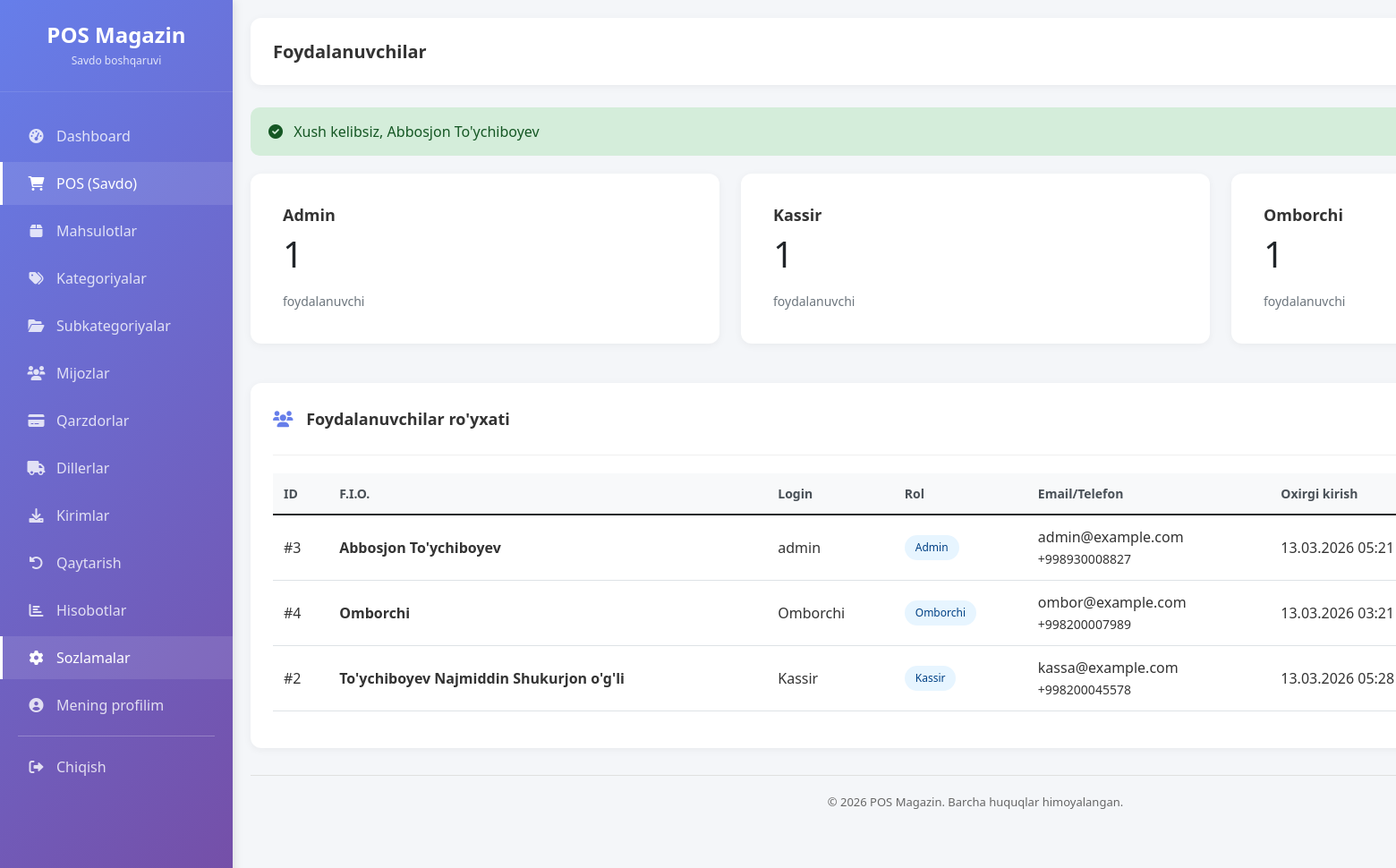
Page /settings/users (signed in) on the earlier database version.
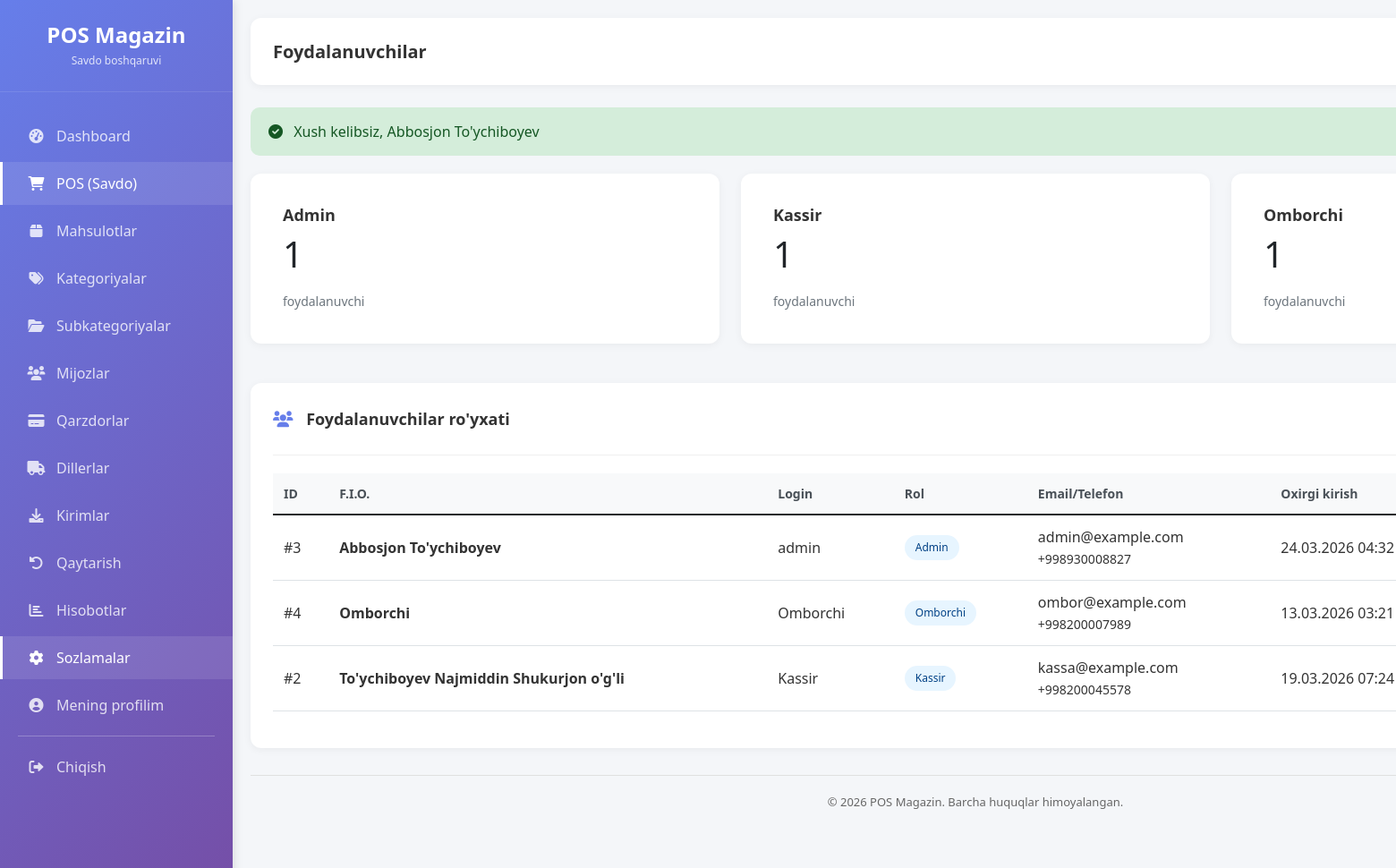
Same page on the later database version.
### tables this page shows
CREATE TABLE `foydalanuvchilar` (
  `id` int(20) UNSIGNED NOT NULL,
  `rol_id` bigint(20) UNSIGNED NOT NULL,
  `fio` varchar(120) NOT NULL,
  `email` varchar(120) DEFAULT NULL,
  `telefon` varchar(30) DEFAULT NULL,
  `login` varchar(60) NOT NULL,
  `parol_hash` varchar(255) NOT NULL,
  `faol` tinyint(1) NOT NULL DEFAULT 1,
  `oxirgi_kirish_vaqt` timestamp NULL DEFAULT NULL,
  `yaratilgan_vaqt` timestamp NULL DEFAULT current_timestamp(),
  `yangilangan_vaqt` timestamp NULL DEFAULT current_timestamp() ON UPDATE current_timestamp(),
  `ochirilgan_vaqt` timestamp NULL DEFAULT NULL
);

CREATE TABLE `rollar` (
  `id` bigint(20) UNSIGNED NOT NULL,
  `nomi` varchar(50) NOT NULL,
  `izoh` varchar(255) DEFAULT NULL,
  `yaratilgan_vaqt` timestamp NULL DEFAULT current_timestamp(),
  `yangilangan_vaqt` timestamp NULL DEFAULT current_timestamp() ON UPDATE current_timestamp()
);

### app/Controllers/Controller.php (called while the page is built, shortened)
<?php
abstract class Controller {
    protected function view($view, $data = [], $layout = 'main') {
        $viewPath = APP_PATH . '/Views/pages/' . $view . '.php';
        extract($data);
        require $viewPath;
    }
}

### app/Controllers/SettingController.php (called while the page is built, shortened)
<?php
class SettingController extends Controller {
    private $userModel;
    private $roleModel;
    public function __construct() {
        $this->userModel = new User();
        $this->roleModel = new Role();
    }
    public function users() {
        $users = $this->userModel->all();
        $roles = $this->roleModel->getAllWithCount();
        $this->view('settings/users', [
            'users' => $users,
            'roles' => $roles
        ]);
    }
}

### config/database.php (called while the page is built)
<?php
class Database {
    private static $connection = null;
    public static function getInstance() {
        if (self::$connection === null) {
            try {
                $host = getenv('DB_HOST') ?: 'localhost';
                $dbname = getenv('DB_NAME') ?: 'pos_magazin_uz';
                $user = getenv('DB_USER') ?: 'root';
                $pass = getenv('DB_PASS') ?: '';
                $dsn = "mysql:host=$host;dbname=$dbname;charset=utf8";
                self::$connection = new PDO($dsn, $user, $pass);
                self::$connection->setAttribute(PDO::ATTR_ERRMODE, PDO::ERRMODE_EXCEPTION);
            } catch (PDOException $e) {
                die("Database xatosi: " . $e->getMessage());
            }
        }
        return self::$connection;
    }
}

### app/Models/Model.php (called while the page is built, shortened)
<?php
abstract class Model {
    public function __construct() {
        $this->db = \Database::getInstance();
    }
}

### app/Models/Role.php (called while the page is built, shortened)
<?php
class Role extends Model {
    protected $table = 'rollar';
    public function getAllWithCount() {
        $stmt = $this->db->query("
            SELECT
                r.*,
                (SELECT COUNT(*) FROM foydalanuvchilar WHERE rol_id = r.id AND ochirilgan_vaqt IS NULL) as users_count
            FROM {$this->table} r
            ORDER BY r.id ASC
        ");
        return $stmt->fetchAll();
    }
}

### app/Models/User.php (called while the page is built, shortened)
<?php
class User extends Model {
    protected $table = 'foydalanuvchilar';
    public function all($orderBy = 'fio', $direction = 'ASC') {
        try {
            $stmt = $this->db->prepare("SHOW COLUMNS FROM {$this->table} LIKE 'ochirilgan_vaqt'");
            $stmt->execute();
            $hasSoftDelete = $stmt->fetch() ? true : false;
            if ($hasSoftDelete) {
                $sql = "SELECT u.*, r.nomi as rol_nomi
                        FROM {$this->table} u
                        LEFT JOIN rollar r ON u.rol_id = r.id
                        WHERE u.ochirilgan_vaqt IS NULL
                        ORDER BY u.{$orderBy} {$direction}";
            } else {
                $sql = "SELECT u.*, r.nomi as rol_nomi
                        FROM {$this->table} u
                        LEFT JOIN rollar r ON u.rol_id = r.id
                        ORDER BY u.{$orderBy} {$direction}";
            }
            $stmt = $this->db->query($sql);
            return $stmt->fetchAll();
        } catch (\PDOException $e) {
            $sql = "SELECT u.*, r.nomi as rol_nomi
                    FROM {$this->table} u
                    LEFT JOIN rollar r ON u.rol_id = r.id
                    ORDER BY u.{$orderBy} {$direction}";
            $stmt = $this->db->query($sql);
            return $stmt->fetchAll();
        }
    }
}

### app/Views/pages/settings/users.php (the view, shortened to what the changed rows need)
<div class="row mb-4">
    <?php foreach ($roles as $role): ?>
    <div class="col-md-4">
        <div class="card">
            <div class="card-body">
                <h5 class="card-title"><?= htmlspecialchars($role['nomi']) ?></h5>
                <p class="card-text display-6"><?= $role['users_count'] ?></p>
                <small class="text-muted">foydalanuvchi</small>
            </div>
        </div>
    </div>
    <?php endforeach; ?>
</div>
<div class="content-card">
    <div class="card-header">
        <div class="card-title">
            <i class="fas fa-users"></i> Foydalanuvchilar ro'yxati
        </div>
    </div>
    <div class="table-responsive">
        <table class="table table-hover">
            <thead>
                <tr>
                    <th>ID</th>
                    <th>F.I.O.</th>
                    <th>Login</th>
                    <th>Rol</th>
                    <th>Email/Telefon</th>
                    <th>Oxirgi kirish</th>
                </tr>
            </thead>
            <tbody>
                <?php foreach ($users as $user): ?>
                <tr>
                    <td>#<?= $user['id'] ?></td>
                    <td>
                        <strong><?= htmlspecialchars($user['fio']) ?></strong>
                    </td>
                    <td><?= htmlspecialchars($user['login']) ?></td>
                    <td>
                        <span class="role-badge"><?= htmlspecialchars($user['rol_nomi']) ?></span>
                    </td>
                    <td>
                        <?= $user['email'] ?? '' ?><br>
                        <small><?= $user['telefon'] ?? '' ?></small>
                    </td>
                    <td>
                        <?= $user['oxirgi_kirish_vaqt'] ? date('d.m.Y H:i', strtotime($user['oxirgi_kirish_vaqt'])) : '-' ?>
                    </td>
                </tr>
                <?php endforeach; ?>
            </tbody>
        </table>
    </div>
</div>

### public/index.php (shortened to what the changed rows need)
<?php
require_once __DIR__ . '/../config/database.php';
spl_autoload_register(function ($class) {
    $prefix = 'App\\';
    $base_dir = APP_PATH . '/';
    $len = strlen($prefix);
    $relative_class = substr($class, $len);
    $file = $base_dir . str_replace('\\', '/', $relative_class) . '.php';
});
$requestUri = $_SERVER['REQUEST_URI'];
$basePath = '/new-pos';
if (strpos($requestUri, $basePath) === 0) {
    $requestUri = substr($requestUri, strlen($basePath));
}
$requestUri = strtok($requestUri, '?');
$requestUri = str_replace('/public', '', $requestUri);
$requestUri = trim($requestUri, '/');
$routesFile = ROUTES_PATH . '/web.php';
$routes = require $routesFile;
$httpMethod = $_SERVER['REQUEST_METHOD'];
$isAjax = (!empty($_SERVER['HTTP_X_REQUESTED_WITH']) &&
    strtolower($_SERVER['HTTP_X_REQUESTED_WITH']) === 'xmlhttprequest');
$dispatchMethods = $isAjax ? ['AJAX', $httpMethod] : [$httpMethod];
route_dispatch($routes, $dispatchMethods, $requestUri);
function route_dispatch($routes, array $methods, $uri) {
    foreach ($methods as $method) {
        foreach ($routes[$method] as $pattern => $handler) {
        $pattern = trim($pattern, '/');
        $regexPattern = preg_replace('/\{[a-zA-Z0-9_]+\}/', '([^/]+)', $pattern);
        $regexPattern = '/^' . str_replace('/', '\/', $regexPattern) . '$/';
        if (preg_match($regexPattern, $uri, $matches)) {
            array_shift($matches);
            list($controller, $action) = $handler;
            $controllerInstance = new $controllerClass();
            call_user_func_array([$controllerInstance, $action], $matches);
            return;
        }
        }
    }
}

Differences in the rows shown:
changed foydalanuvchilar "Abbosjon To'ychiboyev": oxirgi_kirish_vaqt "13.03.2026 05:21" → "24.03.2026 04:32"
changed foydalanuvchilar "To'ychiboyev Najmiddin Shukurjon o'g'li": oxirgi_kirish_vaqt "13.03.2026 05:28" → "19.03.2026 07:24"
